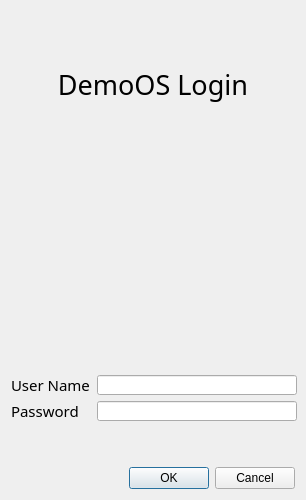
<?xml version="1.0" encoding="UTF-8"?>
<ui version="4.0">
 <class>LoginDialog</class>
 <widget class="QDialog" name="LoginDialog">
  <property name="windowModality">
   <enum>Qt::ApplicationModal</enum>
  </property>
  <property name="geometry">
   <rect>
    <x>0</x>
    <y>0</y>
    <width>306</width>
    <height>500</height>
   </rect>
  </property>
  <property name="sizePolicy">
   <sizepolicy hsizetype="Fixed" vsizetype="Fixed">
    <horstretch>0</horstretch>
    <verstretch>0</verstretch>
   </sizepolicy>
  </property>
  <property name="minimumSize">
   <size>
    <width>300</width>
    <height>500</height>
   </size>
  </property>
  <property name="maximumSize">
   <size>
    <width>306</width>
    <height>500</height>
   </size>
  </property>
  <property name="windowTitle">
   <string>DemoOS Login</string>
  </property>
  <property name="windowIcon">
   <iconset resource="resource/res.qrc">
    <normaloff>:/icon/icon</normaloff>:/icon/icon</iconset>
  </property>
  <layout class="QVBoxLayout" name="verticalLayout">
   <item>
    <widget class="QLabel" name="label_4">
     <property name="minimumSize">
      <size>
       <width>0</width>
       <height>60</height>
      </size>
     </property>
     <property name="font">
      <font>
       <family>黑体</family>
       <pointsize>20</pointsize>
      </font>
     </property>
     <property name="text">
      <string>DemoOS Login</string>
     </property>
     <property name="alignment">
      <set>Qt::AlignCenter</set>
     </property>
    </widget>
   </item>
   <item>
    <widget class="QLabel" name="label">
     <property name="text">
      <string/>
     </property>
     <property name="pixmap">
      <pixmap resource="resource/res.qrc">:/icon/icon</pixmap>
     </property>
     <property name="alignment">
      <set>Qt::AlignCenter</set>
     </property>
    </widget>
   </item>
   <item>
    <spacer name="verticalSpacer">
     <property name="orientation">
      <enum>Qt::Vertical</enum>
     </property>
     <property name="sizeType">
      <enum>QSizePolicy::Fixed</enum>
     </property>
     <property name="sizeHint" stdset="0">
      <size>
       <width>20</width>
       <height>60</height>
      </size>
     </property>
    </spacer>
   </item>
   <item>
    <layout class="QHBoxLayout" name="horizontalLayout">
     <item>
      <widget class="QLabel" name="label_2">
       <property name="sizePolicy">
        <sizepolicy hsizetype="Fixed" vsizetype="Fixed">
         <horstretch>0</horstretch>
         <verstretch>0</verstretch>
        </sizepolicy>
       </property>
       <property name="minimumSize">
        <size>
         <width>80</width>
         <height>15</height>
        </size>
       </property>
       <property name="maximumSize">
        <size>
         <width>80</width>
         <height>15</height>
        </size>
       </property>
       <property name="font">
        <font>
         <family>黑体</family>
         <pointsize>11</pointsize>
        </font>
       </property>
       <property name="text">
        <string>User Name</string>
       </property>
      </widget>
     </item>
     <item>
      <widget class="QLineEdit" name="userIn">
       <property name="sizePolicy">
        <sizepolicy hsizetype="Fixed" vsizetype="Fixed">
         <horstretch>0</horstretch>
         <verstretch>0</verstretch>
        </sizepolicy>
       </property>
       <property name="minimumSize">
        <size>
         <width>200</width>
         <height>20</height>
        </size>
       </property>
       <property name="maximumSize">
        <size>
         <width>200</width>
         <height>20</height>
        </size>
       </property>
      </widget>
     </item>
    </layout>
   </item>
   <item>
    <layout class="QHBoxLayout" name="horizontalLayout_2">
     <item>
      <widget class="QLabel" name="label_3">
       <property name="sizePolicy">
        <sizepolicy hsizetype="Fixed" vsizetype="Fixed">
         <horstretch>0</horstretch>
         <verstretch>0</verstretch>
        </sizepolicy>
       </property>
       <property name="minimumSize">
        <size>
         <width>80</width>
         <height>15</height>
        </size>
       </property>
       <property name="maximumSize">
        <size>
         <width>80</width>
         <height>15</height>
        </size>
       </property>
       <property name="font">
        <font>
         <family>黑体</family>
         <pointsize>11</pointsize>
        </font>
       </property>
       <property name="text">
        <string>Password</string>
       </property>
      </widget>
     </item>
     <item>
      <widget class="QLineEdit" name="pwIn">
       <property name="sizePolicy">
        <sizepolicy hsizetype="Fixed" vsizetype="Fixed">
         <horstretch>0</horstretch>
         <verstretch>0</verstretch>
        </sizepolicy>
       </property>
       <property name="minimumSize">
        <size>
         <width>200</width>
         <height>20</height>
        </size>
       </property>
       <property name="maximumSize">
        <size>
         <width>200</width>
         <height>20</height>
        </size>
       </property>
       <property name="echoMode">
        <enum>QLineEdit::Password</enum>
       </property>
      </widget>
     </item>
    </layout>
   </item>
   <item>
    <spacer name="verticalSpacer_3">
     <property name="orientation">
      <enum>Qt::Vertical</enum>
     </property>
     <property name="sizeType">
      <enum>QSizePolicy::Fixed</enum>
     </property>
     <property name="sizeHint" stdset="0">
      <size>
       <width>20</width>
       <height>40</height>
      </size>
     </property>
    </spacer>
   </item>
   <item>
    <widget class="QDialogButtonBox" name="buttonBox">
     <property name="orientation">
      <enum>Qt::Horizontal</enum>
     </property>
     <property name="standardButtons">
      <set>QDialogButtonBox::Cancel|QDialogButtonBox::Ok</set>
     </property>
    </widget>
   </item>
  </layout>
 </widget>
 <resources>
  <include location="resource/res.qrc"/>
 </resources>
 <connections>
  <connection>
   <sender>buttonBox</sender>
   <signal>accepted()</signal>
   <receiver>LoginDialog</receiver>
   <slot>accept()</slot>
   <hints>
    <hint type="sourcelabel">
     <x>248</x>
     <y>254</y>
    </hint>
    <hint type="destinationlabel">
     <x>157</x>
     <y>274</y>
    </hint>
   </hints>
  </connection>
  <connection>
   <sender>buttonBox</sender>
   <signal>rejected()</signal>
   <receiver>LoginDialog</receiver>
   <slot>reject()</slot>
   <hints>
    <hint type="sourcelabel">
     <x>316</x>
     <y>260</y>
    </hint>
    <hint type="destinationlabel">
     <x>286</x>
     <y>274</y>
    </hint>
   </hints>
  </connection>
 </connections>
</ui>
